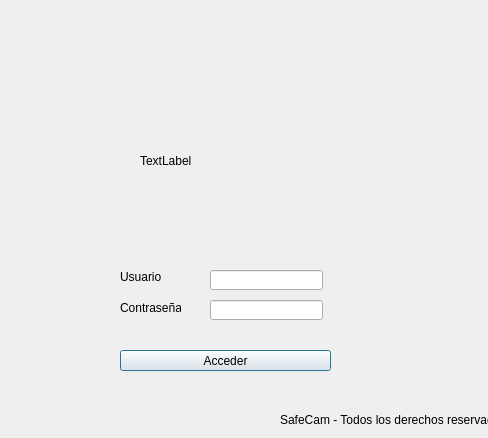
<?xml version="1.0" encoding="UTF-8"?>
<ui version="4.0">
 <class>Dialog</class>
 <widget class="QDialog" name="Dialog">
  <property name="geometry">
   <rect>
    <x>0</x>
    <y>0</y>
    <width>488</width>
    <height>438</height>
   </rect>
  </property>
  <property name="windowTitle">
   <string>Dialog</string>
  </property>
  <widget class="QPushButton" name="Boton_Acceder">
   <property name="geometry">
    <rect>
     <x>120</x>
     <y>350</y>
     <width>211</width>
     <height>21</height>
    </rect>
   </property>
   <property name="text">
    <string>Acceder</string>
   </property>
  </widget>
  <widget class="QLineEdit" name="Usuario">
   <property name="geometry">
    <rect>
     <x>210</x>
     <y>270</y>
     <width>113</width>
     <height>20</height>
    </rect>
   </property>
  </widget>
  <widget class="QLineEdit" name="Contrasenha">
   <property name="geometry">
    <rect>
     <x>210</x>
     <y>300</y>
     <width>113</width>
     <height>20</height>
    </rect>
   </property>
   <property name="echoMode">
    <enum>QLineEdit::Password</enum>
   </property>
  </widget>
  <widget class="QLabel" name="label">
   <property name="geometry">
    <rect>
     <x>120</x>
     <y>270</y>
     <width>47</width>
     <height>13</height>
    </rect>
   </property>
   <property name="text">
    <string>Usuario</string>
   </property>
  </widget>
  <widget class="QLabel" name="label_2">
   <property name="geometry">
    <rect>
     <x>120</x>
     <y>300</y>
     <width>61</width>
     <height>16</height>
    </rect>
   </property>
   <property name="text">
    <string>Contraseña</string>
   </property>
  </widget>
  <widget class="QLabel" name="label_3">
   <property name="geometry">
    <rect>
     <x>280</x>
     <y>410</y>
     <width>211</width>
     <height>20</height>
    </rect>
   </property>
   <property name="text">
    <string>SafeCam - Todos los derechos reservados</string>
   </property>
  </widget>
  <widget class="QLabel" name="image_SafeCam">
   <property name="geometry">
    <rect>
     <x>140</x>
     <y>120</y>
     <width>181</width>
     <height>81</height>
    </rect>
   </property>
   <property name="frameShape">
    <enum>QFrame::NoFrame</enum>
   </property>
   <property name="text">
    <string>TextLabel</string>
   </property>
  </widget>
  <widget class="QLabel" name="Label_Error">
   <property name="geometry">
    <rect>
     <x>120</x>
     <y>330</y>
     <width>211</width>
     <height>16</height>
    </rect>
   </property>
   <property name="text">
    <string/>
   </property>
  </widget>
 </widget>
 <resources/>
 <connections/>
</ui>
